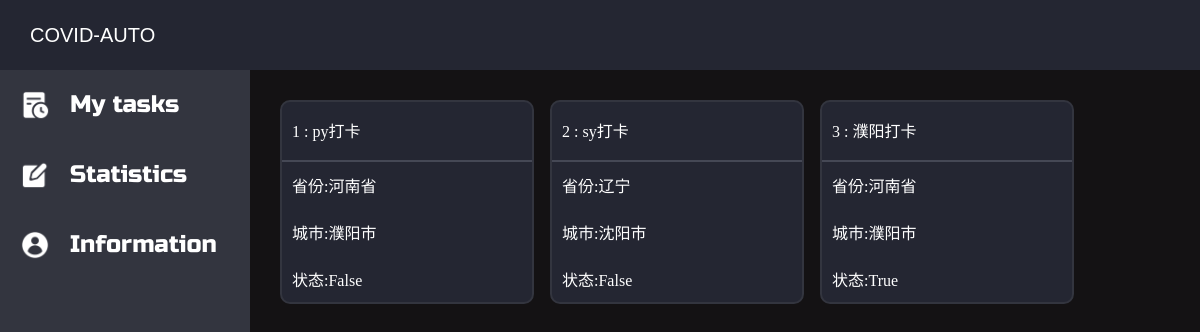
Page /task/ (signed in) on the earlier database version.
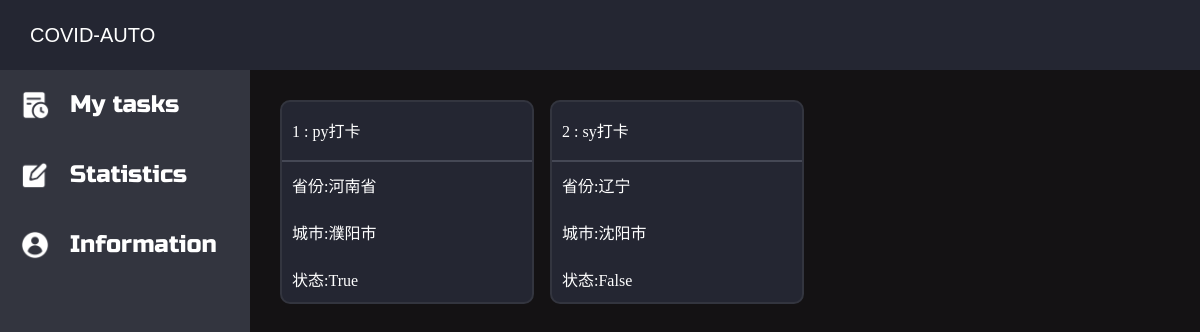
Same page on the later database version.
### task/models.py (models this page shows)
class Task(models.Model):
    task_owner = models.ForeignKey(User, on_delete = models.DO_NOTHING) # 设置task使用者
    on_or_off = models.BooleanField(default = False) # 是否启用
    task_title = models.CharField(max_length = 50) # 任务名称
    task_province = models.CharField(max_length = 20) # 省份
    task_city = models.CharField(max_length = 30) # 城市

### task/views.py (the view)
# urls.py: path('', views.control_tasks, name = 'control_tasks'),
def control_tasks(request):
    if request.user.username != '': # 如果登录成功
        context = {}
        context['tasks'] = Task.objects.filter(task_owner = request.user)
        return render(request, 'task.html', context)
    else: # 如果未登录，则跳转登录界面
        return redirect('/login_page/')

### task/templates/task.html (shortened to what this page needs)
{% extends 'task_base.html' %}
{% block task_content %}
    {% for task in tasks %}
        <div class="items" onclick="popWindow(this)">
            <div class="item-title"><span>{{ task.id }}</span> : {{ task.task_title }}</div>
            <div class="item-content">
                <div class="location-province">省份:{{ task.task_province }}</div>
                <div class="location-city">城市:{{ task.task_city }}</div>
                <div class="on-off">状态:{{ task.on_or_off }}</div>
            </div>
        </div>
    {% endfor %}
{% endblock %}

Differences in the rows shown:
removed Task: id "3", task_title "濮阳打卡", task_province "河南省", task_city "濮阳市", on_or_off "True"
changed Task "py打卡": on_or_off "False" → "True"
